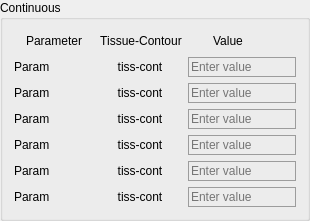
             <widget class="QGroupBox" name="groupBox_9">
              <property name="title">
               <string>Continuous</string>
              </property>
              <layout class="QVBoxLayout" name="verticalLayout_15">
               <item>
                <layout class="QGridLayout" name="gridLayout_6">
                 <item row="5" column="1">
                  <widget class="QLabel" name="tiss_cont_continuous5">
                   <property name="sizePolicy">
                    <sizepolicy hsizetype="Fixed" vsizetype="Fixed">
                     <horstretch>0</horstretch>
                     <verstretch>0</verstretch>
                    </sizepolicy>
                   </property>
                   <property name="minimumSize">
                    <size>
                     <width>80</width>
                     <height>20</height>
                    </size>
                   </property>
                   <property name="maximumSize">
                    <size>
                     <width>16777215</width>
                     <height>20</height>
                    </size>
                   </property>
                   <property name="styleSheet">
                    <string notr="true">font: 25 10pt &quot;Calibri Light&quot;;</string>
                   </property>
                   <property name="text">
                    <string>tiss-cont</string>
                   </property>
                   <property name="alignment">
                    <set>Qt::AlignCenter</set>
                   </property>
                  </widget>
                 </item>
                 <item row="1" column="1">
                  <widget class="QLabel" name="tiss_cont_continuous1">
                   <property name="sizePolicy">
                    <sizepolicy hsizetype="Fixed" vsizetype="Fixed">
                     <horstretch>0</horstretch>
                     <verstretch>0</verstretch>
                    </sizepolicy>
                   </property>
                   <property name="minimumSize">
                    <size>
                     <width>80</width>
                     <height>20</height>
                    </size>
                   </property>
                   <property name="maximumSize">
                    <size>
                     <width>16777215</width>
                     <height>20</height>
                    </size>
                   </property>
                   <property name="styleSheet">
                    <string notr="true">font: 25 10pt &quot;Calibri Light&quot;;</string>
                   </property>
                   <property name="text">
                    <string>tiss-cont</string>
                   </property>
                   <property name="alignment">
                    <set>Qt::AlignCenter</set>
                   </property>
                  </widget>
                 </item>
                 <item row="1" column="0">
                  <widget class="QLabel" name="lab_continuous1">
                   <property name="sizePolicy">
                    <sizepolicy hsizetype="Fixed" vsizetype="Fixed">
                     <horstretch>0</horstretch>
                     <verstretch>0</verstretch>
                    </sizepolicy>
                   </property>
                   <property name="minimumSize">
                    <size>
                     <width>80</width>
                     <height>20</height>
                    </size>
                   </property>
                   <property name="maximumSize">
                    <size>
                     <width>16777215</width>
                     <height>20</height>
                    </size>
                   </property>
                   <property name="styleSheet">
                    <string notr="true">font: 25 10pt &quot;Calibri Light&quot;;</string>
                   </property>
                   <property name="text">
                    <string>Param</string>
                   </property>
                  </widget>
                 </item>
                 <item row="4" column="0">
                  <widget class="QLabel" name="lab_continuous4">
                   <property name="sizePolicy">
                    <sizepolicy hsizetype="Fixed" vsizetype="Fixed">
                     <horstretch>0</horstretch>
                     <verstretch>0</verstretch>
                    </sizepolicy>
                   </property>
                   <property name="minimumSize">
                    <size>
                     <width>80</width>
                     <height>20</height>
                    </size>
                   </property>
                   <property name="maximumSize">
                    <size>
                     <width>16777215</width>
                     <height>20</height>
                    </size>
                   </property>
                   <property name="styleSheet">
                    <string notr="true">font: 25 10pt &quot;Calibri Light&quot;;</string>
                   </property>
                   <property name="text">
                    <string>Param</string>
                   </property>
                  </widget>
                 </item>
                 <item row="2" column="1">
                  <widget class="QLabel" name="tiss_cont_continuous2">
                   <property name="sizePolicy">
                    <sizepolicy hsizetype="Fixed" vsizetype="Fixed">
                     <horstretch>0</horstretch>
                     <verstretch>0</verstretch>
                    </sizepolicy>
                   </property>
                   <property name="minimumSize">
                    <size>
                     <width>80</width>
                     <height>20</height>
                    </size>
                   </property>
                   <property name="maximumSize">
                    <size>
                     <width>16777215</width>
                     <height>20</height>
                    </size>
                   </property>
                   <property name="styleSheet">
                    <string notr="true">font: 25 10pt &quot;Calibri Light&quot;;</string>
                   </property>
                   <property name="text">
                    <string>tiss-cont</string>
                   </property>
                   <property name="alignment">
                    <set>Qt::AlignCenter</set>
                   </property>
                  </widget>
                 </item>
                 <item row="0" column="1">
                  <widget class="QLabel" name="label_hm1_3">
                   <property name="sizePolicy">
                    <sizepolicy hsizetype="Fixed" vsizetype="Fixed">
                     <horstretch>0</horstretch>
                     <verstretch>0</verstretch>
                    </sizepolicy>
                   </property>
                   <property name="minimumSize">
                    <size>
                     <width>80</width>
                     <height>20</height>
                    </size>
                   </property>
                   <property name="maximumSize">
                    <size>
                     <width>16777215</width>
                     <height>20</height>
                    </size>
                   </property>
                   <property name="styleSheet">
                    <string notr="true">font: 25 10pt &quot;Calibri Light&quot;;</string>
                   </property>
                   <property name="text">
                    <string>Tissue-Contour</string>
                   </property>
                   <property name="alignment">
                    <set>Qt::AlignCenter</set>
                   </property>
                  </widget>
                 </item>
                 <item row="0" column="2">
                  <widget class="QLabel" name="label_hm1_4">
                   <property name="sizePolicy">
                    <sizepolicy hsizetype="Fixed" vsizetype="Fixed">
                     <horstretch>0</horstretch>
                     <verstretch>0</verstretch>
                    </sizepolicy>
                   </property>
                   <property name="minimumSize">
                    <size>
                     <width>80</width>
                     <height>20</height>
                    </size>
                   </property>
                   <property name="maximumSize">
                    <size>
                     <width>16777215</width>
                     <height>20</height>
                    </size>
                   </property>
                   <property name="styleSheet">
                    <string notr="true">font: 25 10pt &quot;Calibri Light&quot;;</string>
                   </property>
                   <property name="text">
                    <string>Value</string>
                   </property>
                   <property name="alignment">
                    <set>Qt::AlignCenter</set>
                   </property>
                  </widget>
                 </item>
                 <item row="4" column="1">
                  <widget class="QLabel" name="tiss_cont_continuous4">
                   <property name="sizePolicy">
                    <sizepolicy hsizetype="Fixed" vsizetype="Fixed">
                     <horstretch>0</horstretch>
                     <verstretch>0</verstretch>
                    </sizepolicy>
                   </property>
                   <property name="minimumSize">
                    <size>
                     <width>80</width>
                     <height>20</height>
                    </size>
                   </property>
                   <property name="maximumSize">
                    <size>
                     <width>16777215</width>
                     <height>20</height>
                    </size>
                   </property>
                   <property name="styleSheet">
                    <string notr="true">font: 25 10pt &quot;Calibri Light&quot;;</string>
                   </property>
                   <property name="text">
                    <string>tiss-cont</string>
                   </property>
                   <property name="alignment">
                    <set>Qt::AlignCenter</set>
                   </property>
                  </widget>
                 </item>
                 <item row="5" column="0">
                  <widget class="QLabel" name="lab_continuous5">
                   <property name="sizePolicy">
                    <sizepolicy hsizetype="Fixed" vsizetype="Fixed">
                     <horstretch>0</horstretch>
                     <verstretch>0</verstretch>
                    </sizepolicy>
                   </property>
                   <property name="minimumSize">
                    <size>
                     <width>80</width>
                     <height>20</height>
                    </size>
                   </property>
                   <property name="maximumSize">
                    <size>
                     <width>16777215</width>
                     <height>20</height>
                    </size>
                   </property>
                   <property name="styleSheet">
                    <string notr="true">font: 25 10pt &quot;Calibri Light&quot;;</string>
                   </property>
                   <property name="text">
                    <string>Param</string>
                   </property>
                  </widget>
                 </item>
                 <item row="1" column="2">
                  <widget class="QLineEdit" name="value_continuous1">
                   <property name="minimumSize">
                    <size>
                     <width>80</width>
                     <height>20</height>
                    </size>
                   </property>
                   <property name="maximumSize">
                    <size>
                     <width>16777215</width>
                     <height>20</height>
                    </size>
                   </property>
                   <property name="focusPolicy">
                    <enum>Qt::StrongFocus</enum>
                   </property>
                   <property name="layoutDirection">
                    <enum>Qt::RightToLeft</enum>
                   </property>
                   <property name="styleSheet">
                    <string notr="true">QLineEdit {background-color: rgba(0,0,0,0);
border: 1px solid rgb(156, 156, 156);
font: 25 10pt &quot;Calibri Light&quot;;
font-family: &quot;Calibri Light&quot;;
}
QLineEdit:focus { border: 1px solid #eb6fbd;}
					</string>
                   </property>
                   <property name="maxLength">
                    <number>20</number>
                   </property>
                   <property name="frame">
                    <bool>true</bool>
                   </property>
                   <property name="placeholderText">
                    <string>Enter value</string>
                   </property>
                  </widget>
                 </item>
                 <item row="2" column="2">
                  <widget class="QLineEdit" name="value_continuous2">
                   <property name="minimumSize">
                    <size>
                     <width>80</width>
                     <height>20</height>
                    </size>
                   </property>
                   <property name="maximumSize">
                    <size>
                     <width>16777215</width>
                     <height>20</height>
                    </size>
                   </property>
                   <property name="focusPolicy">
                    <enum>Qt::StrongFocus</enum>
                   </property>
                   <property name="layoutDirection">
                    <enum>Qt::RightToLeft</enum>
                   </property>
                   <property name="styleSheet">
                    <string notr="true">QLineEdit {background-color: rgba(0,0,0,0);
border: 1px solid rgb(156, 156, 156);
font: 25 10pt &quot;Calibri Light&quot;;
font-family: &quot;Calibri Light&quot;;
}
QLineEdit:focus { border: 1px solid #eb6fbd;}
					</string>
                   </property>
                   <property name="maxLength">
                    <number>20</number>
                   </property>
                   <property name="frame">
                    <bool>true</bool>
                   </property>
                   <property name="placeholderText">
                    <string>Enter value</string>
                   </property>
                  </widget>
                 </item>
                 <item row="4" column="2">
                  <widget class="QLineEdit" name="value_continuous4">
                   <property name="minimumSize">
                    <size>
                     <width>80</width>
                     <height>20</height>
                    </size>
                   </property>
                   <property name="maximumSize">
                    <size>
                     <width>16777215</width>
                     <height>20</height>
                    </size>
                   </property>
                   <property name="focusPolicy">
                    <enum>Qt::StrongFocus</enum>
                   </property>
                   <property name="layoutDirection">
                    <enum>Qt::RightToLeft</enum>
                   </property>
                   <property name="styleSheet">
                    <string notr="true">QLineEdit {background-color: rgba(0,0,0,0);
border: 1px solid rgb(156, 156, 156);
font: 25 10pt &quot;Calibri Light&quot;;
font-family: &quot;Calibri Light&quot;;
}
QLineEdit:focus { border: 1px solid #eb6fbd;}
					</string>
                   </property>
                   <property name="maxLength">
                    <number>20</number>
                   </property>
                   <property name="frame">
                    <bool>true</bool>
                   </property>
                   <property name="placeholderText">
                    <string>Enter value</string>
                   </property>
                  </widget>
                 </item>
                 <item row="0" column="0">
                  <widget class="QLabel" name="label_hm1_2">
                   <property name="sizePolicy">
                    <sizepolicy hsizetype="Fixed" vsizetype="Fixed">
                     <horstretch>0</horstretch>
                     <verstretch>0</verstretch>
                    </sizepolicy>
                   </property>
                   <property name="minimumSize">
                    <size>
                     <width>80</width>
                     <height>20</height>
                    </size>
                   </property>
                   <property name="maximumSize">
                    <size>
                     <width>16777215</width>
                     <height>20</height>
                    </size>
                   </property>
                   <property name="styleSheet">
                    <string notr="true">font: 25 10pt &quot;Calibri Light&quot;;</string>
                   </property>
                   <property name="text">
                    <string>Parameter</string>
                   </property>
                   <property name="alignment">
                    <set>Qt::AlignCenter</set>
                   </property>
                  </widget>
                 </item>
                 <item row="3" column="0">
                  <widget class="QLabel" name="lab_continuous3">
                   <property name="sizePolicy">
                    <sizepolicy hsizetype="Fixed" vsizetype="Fixed">
                     <horstretch>0</horstretch>
                     <verstretch>0</verstretch>
                    </sizepolicy>
                   </property>
                   <property name="minimumSize">
                    <size>
                     <width>80</width>
                     <height>20</height>
                    </size>
                   </property>
                   <property name="maximumSize">
                    <size>
                     <width>16777215</width>
                     <height>20</height>
                    </size>
                   </property>
                   <property name="styleSheet">
                    <string notr="true">font: 25 10pt &quot;Calibri Light&quot;;</string>
                   </property>
                   <property name="text">
                    <string>Param</string>
                   </property>
                  </widget>
                 </item>
                 <item row="2" column="0">
                  <widget class="QLabel" name="lab_continuous2">
                   <property name="sizePolicy">
                    <sizepolicy hsizetype="Fixed" vsizetype="Fixed">
                     <horstretch>0</horstretch>
                     <verstretch>0</verstretch>
                    </sizepolicy>
                   </property>
                   <property name="minimumSize">
                    <size>
                     <width>80</width>
                     <height>20</height>
                    </size>
                   </property>
                   <property name="maximumSize">
                    <size>
                     <width>16777215</width>
                     <height>20</height>
                    </size>
                   </property>
                   <property name="styleSheet">
                    <string notr="true">font: 25 10pt &quot;Calibri Light&quot;;</string>
                   </property>
                   <property name="text">
                    <string>Param</string>
                   </property>
                  </widget>
                 </item>
                 <item row="5" column="2">
                  <widget class="QLineEdit" name="value_continuous5">
                   <property name="minimumSize">
                    <size>
                     <width>80</width>
                     <height>20</height>
                    </size>
                   </property>
                   <property name="maximumSize">
                    <size>
                     <width>16777215</width>
                     <height>20</height>
                    </size>
                   </property>
                   <property name="focusPolicy">
                    <enum>Qt::StrongFocus</enum>
                   </property>
                   <property name="layoutDirection">
                    <enum>Qt::RightToLeft</enum>
                   </property>
                   <property name="styleSheet">
                    <string notr="true">QLineEdit {background-color: rgba(0,0,0,0);
border: 1px solid rgb(156, 156, 156);
font: 25 10pt &quot;Calibri Light&quot;;
font-family: &quot;Calibri Light&quot;;
}
QLineEdit:focus { border: 1px solid #eb6fbd;}
					</string>
                   </property>
                   <property name="maxLength">
                    <number>20</number>
                   </property>
                   <property name="frame">
                    <bool>true</bool>
                   </property>
                   <property name="placeholderText">
                    <string>Enter value</string>
                   </property>
                  </widget>
                 </item>
                 <item row="3" column="2">
                  <widget class="QLineEdit" name="value_continuous3">
                   <property name="minimumSize">
                    <size>
                     <width>80</width>
                     <height>20</height>
                    </size>
                   </property>
                   <property name="maximumSize">
                    <size>
                     <width>16777215</width>
                     <height>20</height>
                    </size>
                   </property>
                   <property name="focusPolicy">
                    <enum>Qt::StrongFocus</enum>
                   </property>
                   <property name="layoutDirection">
                    <enum>Qt::RightToLeft</enum>
                   </property>
                   <property name="styleSheet">
                    <string notr="true">QLineEdit {background-color: rgba(0,0,0,0);
border: 1px solid rgb(156, 156, 156);
font: 25 10pt &quot;Calibri Light&quot;;
font-family: &quot;Calibri Light&quot;;
}
QLineEdit:focus { border: 1px solid #eb6fbd;}
					</string>
                   </property>
                   <property name="maxLength">
                    <number>20</number>
                   </property>
                   <property name="frame">
                    <bool>true</bool>
                   </property>
                   <property name="placeholderText">
                    <string>Enter value</string>
                   </property>
                  </widget>
                 </item>
                 <item row="3" column="1">
                  <widget class="QLabel" name="tiss_cont_continuous3">
                   <property name="sizePolicy">
                    <sizepolicy hsizetype="Fixed" vsizetype="Fixed">
                     <horstretch>0</horstretch>
                     <verstretch>0</verstretch>
                    </sizepolicy>
                   </property>
                   <property name="minimumSize">
                    <size>
                     <width>80</width>
                     <height>20</height>
                    </size>
                   </property>
                   <property name="maximumSize">
                    <size>
                     <width>16777215</width>
                     <height>20</height>
                    </size>
                   </property>
                   <property name="styleSheet">
                    <string notr="true">font: 25 10pt &quot;Calibri Light&quot;;</string>
                   </property>
                   <property name="text">
                    <string>tiss-cont</string>
                   </property>
                   <property name="alignment">
                    <set>Qt::AlignCenter</set>
                   </property>
                  </widget>
                 </item>
                 <item row="6" column="0">
                  <widget class="QLabel" name="lab_continuous6">
                   <property name="sizePolicy">
                    <sizepolicy hsizetype="Fixed" vsizetype="Fixed">
                     <horstretch>0</horstretch>
                     <verstretch>0</verstretch>
                    </sizepolicy>
                   </property>
                   <property name="minimumSize">
                    <size>
                     <width>80</width>
                     <height>20</height>
                    </size>
                   </property>
                   <property name="maximumSize">
                    <size>
                     <width>16777215</width>
                     <height>20</height>
                    </size>
                   </property>
                   <property name="styleSheet">
                    <string notr="true">font: 25 10pt &quot;Calibri Light&quot;;</string>
                   </property>
                   <property name="text">
                    <string>Param</string>
                   </property>
                  </widget>
                 </item>
                 <item row="6" column="1">
                  <widget class="QLabel" name="tiss_cont_continuous6">
                   <property name="sizePolicy">
                    <sizepolicy hsizetype="Fixed" vsizetype="Fixed">
                     <horstretch>0</horstretch>
                     <verstretch>0</verstretch>
                    </sizepolicy>
                   </property>
                   <property name="minimumSize">
                    <size>
                     <width>80</width>
                     <height>20</height>
                    </size>
                   </property>
                   <property name="maximumSize">
                    <size>
                     <width>16777215</width>
                     <height>20</height>
                    </size>
                   </property>
                   <property name="styleSheet">
                    <string notr="true">font: 25 10pt &quot;Calibri Light&quot;;</string>
                   </property>
                   <property name="text">
                    <string>tiss-cont</string>
                   </property>
                   <property name="alignment">
                    <set>Qt::AlignCenter</set>
                   </property>
                  </widget>
                 </item>
                 <item row="6" column="2">
                  <widget class="QLineEdit" name="value_continuous6">
                   <property name="minimumSize">
                    <size>
                     <width>80</width>
                     <height>20</height>
                    </size>
                   </property>
                   <property name="maximumSize">
                    <size>
                     <width>16777215</width>
                     <height>20</height>
                    </size>
                   </property>
                   <property name="focusPolicy">
                    <enum>Qt::StrongFocus</enum>
                   </property>
                   <property name="layoutDirection">
                    <enum>Qt::RightToLeft</enum>
                   </property>
                   <property name="styleSheet">
                    <string notr="true">QLineEdit {background-color: rgba(0,0,0,0);
border: 1px solid rgb(156, 156, 156);
font: 25 10pt &quot;Calibri Light&quot;;
font-family: &quot;Calibri Light&quot;;
}
QLineEdit:focus { border: 1px solid #eb6fbd;}
					</string>
                   </property>
                   <property name="maxLength">
                    <number>20</number>
                   </property>
                   <property name="frame">
                    <bool>true</bool>
                   </property>
                   <property name="placeholderText">
                    <string>Enter value</string>
                   </property>
                  </widget>
                 </item>
                </layout>
               </item>
              </layout>
             </widget>
